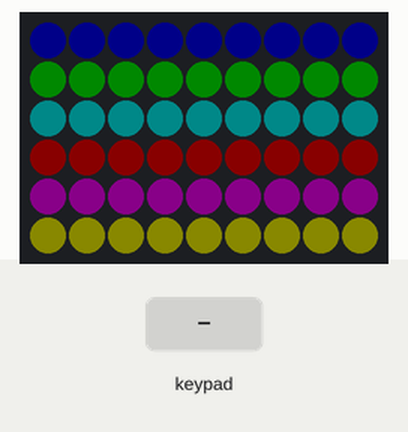
The program below on a simulated Arduino Mega 2560, built with avr-gcc and run on an emulated ATmega2560. On the bench: 9×6 RGB LED matrix (first LED top left, wired row by row). Inputs (shaded band) come from the test bench. Dim RGB values are drawn brighter than linear; EEPROM starts erased.

Above: at 1.2 s.
1.3 s: key '"' pressed
At 2.3 s:
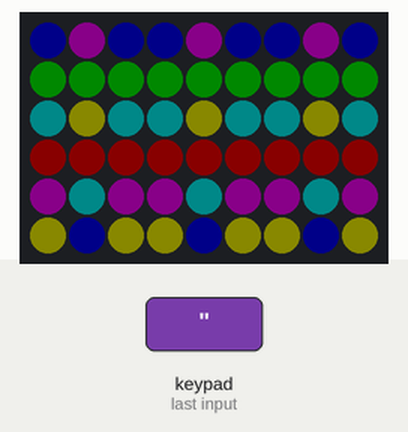
3.1 s: keypad keys 1 2 pressed 0.4 s apart
At 5.1 s:
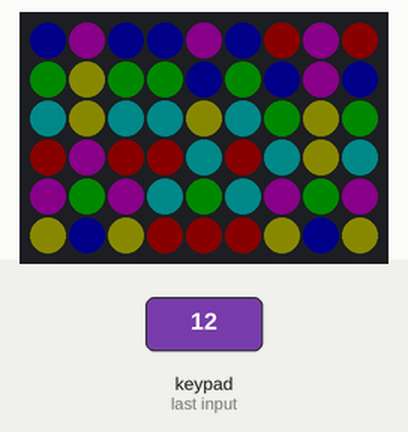
5.4 s: key '#' pressed
At 7.0 s:
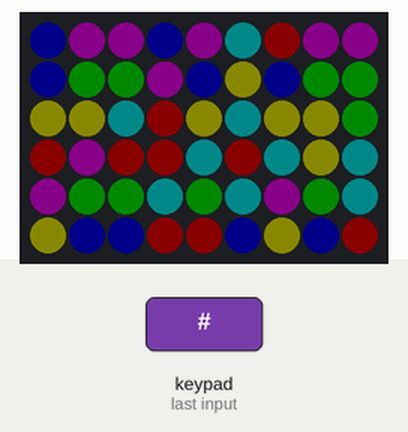
7.3 s: keypad keys 1 2 # pressed 0.4 s apart
At 9.7 s:
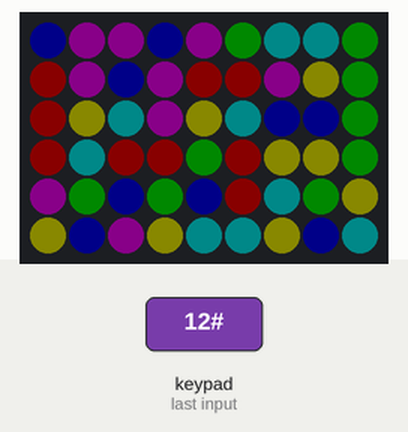
Timing chart, 0 to 11.0 s (numbered marks = the images above; inputs shaded):
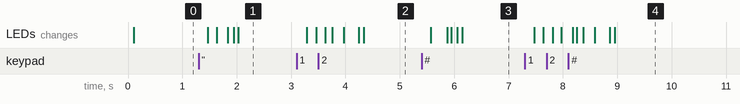

Measured:
- after the input at 1.3 s, the LEDs: first change after 0.17 s (image 1 shows a later state)
- after the input at 3.1 s, the LEDs: first change after 0.19 s (image 2 shows a later state)
- after the input at 5.4 s, the LEDs: first change after 0.17 s (image 3 shows a later state)
- after the input at 7.3 s, the LEDs: first change after 0.17 s (image 4 shows a later state)

The program:

main.cpp
```cpp
// #include <Arduino.h>
#include <FastLED.h>
#include "Keypad.h"
#include "Box.h"
#include "LightBox.h"
#include "PushBox.h"
#include "RandomBox.h"
#include "MagicBox.h"
#include "BulbBox.h"

#define LED_PIN     2
#define COLOR_ORDER RGB
#define CHIPSET     WS2811
#define NUM_LEDS    54

CRGB leds[NUM_LEDS];

const byte ROWS = 6;
const byte COLS = 9;
char keys[6][9] = {
  {1, 2, 3, 4, 5, 6, 7, 8, 9},
  {10, 11, 12, 13, 14, 15, 16, 17,18},
  {19, 20, 21, 22, 23, 24, 25, 26,27},
  {28, 29, 30, 31, 32, 33, 34, 35,36},
  {37, 38, 39, 40, 41, 42, 43, 44,45},
  {46, 47, 48, 49, 50, 51, 52, 53,54},
};
byte rowPins[ROWS] = {32, 33, 34, 35, 36, 37}; //connect to the row pinouts of the kpd
byte colPins[COLS] = {22, 23, 24, 25, 26, 27, 28, 29, 30}; //connect to the column pinouts of the kpd
Keypad kpd = Keypad( makeKeymap(keys), rowPins, colPins, ROWS, COLS );

byte boxMap[54]={
  1,0,1,0,2,0,1,0,1,
  0,0,0,0,0,0,0,0,0,
  0,0,0,0,0,0,0,0,0,
  0,0,0,0,3,0,0,0,0,
  0,0,0,0,0,0,0,0,0,
  0,0,0,0,0,0,0,0,0,
};

// LightBox box=LightBox(leds,&kpd);
// PushBox box=PushBox(leds,&kpd,boxMap);
// RandomBox box=RandomBox(leds,&kpd);
MagicBox box=MagicBox(leds,&kpd);
// BulbBox box=BulbBox(leds,&kpd);
unsigned long startTimeF;

void setup() {
  Serial.begin(9600);
  FastLED.addLeds<CHIPSET,LED_PIN,COLOR_ORDER>(leds,NUM_LEDS).setCorrection(TypicalLEDStrip);
  box.setup();
  FastLED.show();
  startTimeF=millis();
}

void loop() {
  box.update();

  //更新频率为 60FPS；
  if((millis()-startTimeF)>1000/30){
    if(box.isStandBy()){
      box.standBy();
    }else{
      box.getLed();
    }
    startTimeF=millis();
    FastLED.show();
  }
}
```
